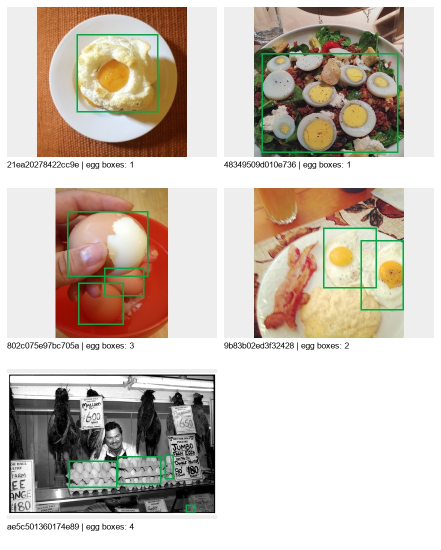
#> input picture ml/data/egg_inspection_contact_sheet.jpg, 882 x 1100 px (shown at 1/2 size)
$ python -i segmentation.py   (imports and definitions only)
#> lines starting #> are read from the running program, lines starting #| are printed output that depends on the picture; after the words box and inside, x2 and y2 are one past the last pixel; in counts of white or black regions, pixels touching at a corner belong together
#> further down, picture is the input picture: shape (1100, 882, 3); mean B, G, R 181.5, 192.5, 202.8
"""Egg Segmentation Module for Candling and Exterior Images.

Extracts pixel-level binary egg mask, suppresses cast shadows and background
glare, validates mask morphometry, and computes geometric features including
area, axes, centroid, aspect ratio, solidity, perimeter, and major-axis orientation.
"""

from dataclasses import dataclass

import cv2
import numpy as np


@dataclass
class EggGeometry:
    """Morphometric measurements of the segmented candidate egg."""
    area: float
    width: float
    height: float
    aspect_ratio: float
    centroid_x: float
    centroid_y: float
    orientation_deg: float  # Angle of major axis relative to vertical (0 = vertical)
    fitted_ellipse_center: tuple[float, float] | None = None
    fitted_ellipse_axes: tuple[float, float] | None = None
    solidity: float = 1.0
    perimeter: float = 0.0
    eccentricity: float = 0.0
    segmentation_status: str = "VALID_CANDIDATE"


@dataclass
class SegmentationResult:
    """Output containing pixel mask, contour, and geometry."""
    mask: np.ndarray  # Binary mask (uint8 0 or 255)
    contour: np.ndarray
    geometry: EggGeometry
    success: bool
    status: str = "VALID_CANDIDATE"  # VALID_CANDIDATE, SEGMENTATION_UNCERTAIN, NO_SUBJECT
    confidence_score: float | None = None
    error: str | None = None


class EggSegmenter:
    """Extracts precise pixel-level egg mask and morphometric attributes."""

    def __init__(self, min_solidity: float = 0.82, max_aspect_ratio: float = 2.4):
        self.min_solidity = min_solidity
        self.max_aspect_ratio = max_aspect_ratio

    # [94 lines left out: function _suppress_shadows_and_glare, not called in this run]

    def segment(self, image_bgr: np.ndarray, contour_hint: np.ndarray | None = None) -> SegmentationResult:
        """Segment intact egg and compute geometric characteristics with validation."""
        if image_bgr is None or image_bgr.size == 0:
            empty_mask = np.zeros((1, 1), dtype=np.uint8)
            return SegmentationResult(
                mask=empty_mask,
                contour=np.array([]),
                geometry=EggGeometry(0, 0, 0, 0, 0, 0, 0, segmentation_status="NO_SUBJECT"),
                success=False,
                status="NO_SUBJECT",
                error="Empty image passed for segmentation."
            )

        h, w = image_bgr.shape[:2]
#> h = 1100; w = 882
        raw_mask = np.zeros((h, w), dtype=np.uint8)

        if contour_hint is not None and len(contour_hint) >= 5:
            cnt = contour_hint
            cv2.drawContours(raw_mask, [cnt], -1, 255, thickness=cv2.FILLED)
            # Refine mask to eliminate attached shadows or background glare
            refined_mask = self._suppress_shadows_and_glare(image_bgr, raw_mask, cnt)
            contours, _ = cv2.findContours(refined_mask, cv2.RETR_EXTERNAL, cv2.CHAIN_APPROX_SIMPLE)
            if contours:
                cnt = max(contours, key=cv2.contourArea)
                mask = np.zeros((h, w), dtype=np.uint8)
                cv2.drawContours(mask, [cnt], -1, 255, thickness=cv2.FILLED)
            else:
                mask = raw_mask
        else:
            # Re-extract contour via color thresholding
            gray = cv2.cvtColor(image_bgr, cv2.COLOR_BGR2GRAY)
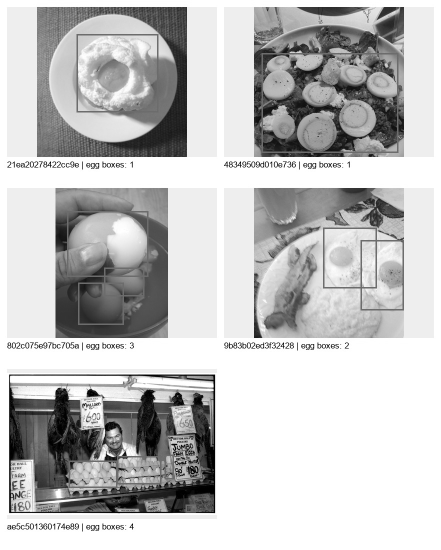
#> gray: shape (1100, 882) (shown at 1/2 size); min 0, max 255, mean 194.4
            blurred = cv2.GaussianBlur(gray, (9, 9), 0)
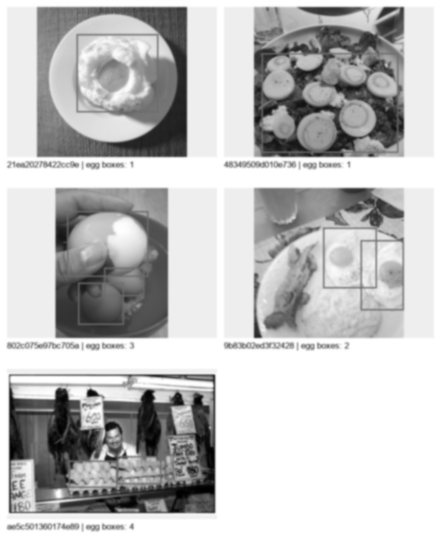
#> blurred: shape (1100, 882) (shown at 1/2 size); min 0, max 255, mean 194.4
            _, thresh = cv2.threshold(blurred, 0, 255, cv2.THRESH_BINARY + cv2.THRESH_OTSU)
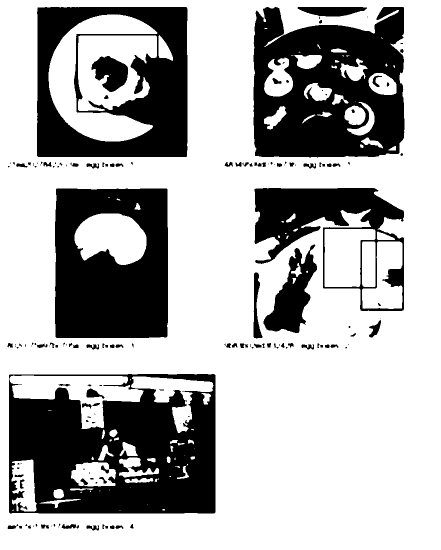
#> thresh: shape (1100, 882) (shown at 1/2 size); 68.7% white; 163 black regions (74 under 20 px), largest, box (x1, y1, x2, y2) and area: (18, 748, 431, 1027) 82708, (507, 14, 809, 315) 66156, (110, 377, 336, 676) 55960
            kernel = cv2.getStructuringElement(cv2.MORPH_ELLIPSE, (11, 11))
            cleaned = cv2.morphologyEx(thresh, cv2.MORPH_CLOSE, kernel, iterations=2)
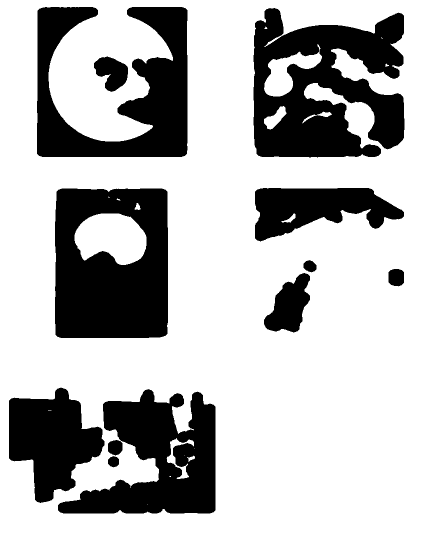
#> cleaned: shape (1100, 882) (shown at 1/2 size); 72.8% white; 12 black regions, largest, box (x1, y1, x2, y2) and area: (507, 16, 809, 315) 60476, (110, 377, 336, 676) 55706, (74, 14, 375, 314) 47135
            contours, _ = cv2.findContours(cleaned, cv2.RETR_EXTERNAL, cv2.CHAIN_APPROX_SIMPLE)
#> contours = [[[0, 0], [0, 1099], [881, 1099], [881, 0]]]
            if not contours:
                return SegmentationResult(
                    mask=raw_mask,
                    contour=np.array([]),
                    geometry=EggGeometry(0, 0, 0, 0, 0, 0, 0, segmentation_status="NO_SUBJECT"),
                    success=False,
                    status="NO_SUBJECT",
                    error="Unable to extract egg contour."
                )
            cnt = max(contours, key=cv2.contourArea)
#> cnt = [[0, 0], [0, 1099], [881, 1099], [881, 0]]
            mask = np.zeros((h, w), dtype=np.uint8)
            cv2.drawContours(mask, [cnt], -1, 255, thickness=cv2.FILLED)
#> mask: shape (1100, 882); every value is 255

        # Compute Moments for centroid
        M = cv2.moments(cnt)
#> M = moments, m00 968219, centre m10/m00, m01/m00 = (440.5, 549.5)
        if M["m00"] > 0:
            cx = float(M["m10"] / M["m00"])
#> cx = 440.5
            cy = float(M["m01"] / M["m00"])
#> cy = 549.5
        else:
            cx, cy = float(w / 2), float(h / 2)

        area = float(cv2.contourArea(cnt))
#> area = 968219
        perimeter = float(cv2.arcLength(cnt, True))
#> perimeter = 3960
        _x, _y, bw, bh = cv2.boundingRect(cnt)
#> bw = 882; bh = 1100

        # Solidity: contour area / convex hull area
        hull = cv2.convexHull(cnt)
#> hull = [[881, 0], [881, 1099], [0, 1099], [0, 0]]
        hull_area = float(cv2.contourArea(hull))
#> hull_area = 968219
        solidity = float(area / max(1.0, hull_area))
#> solidity = 1

        # Fit ellipse for orientation and fine axes (requires >= 5 points)
        eccentricity = 0.0
        if len(cnt) >= 5:
            try:
                ellipse = cv2.fitEllipse(cnt)
                (ecx, ecy), (d1, d2), angle = ellipse
                major_axis = max(d1, d2)
                minor_axis = max(1.0, min(d1, d2))
                aspect_ratio = float(major_axis / minor_axis)
                orientation_deg = float(angle if d2 >= d1 else (angle + 90) % 180)
                ellipse_center = (round(float(ecx), 2), round(float(ecy), 2))
                ellipse_axes = (round(float(major_axis), 2), round(float(minor_axis), 2))
                eccentricity = float(np.sqrt(max(0.0, 1.0 - (minor_axis / max(1.0, major_axis)) ** 2)))
            except cv2.error:
                major_axis = float(max(bw, bh))
                minor_axis = float(max(1, min(bw, bh)))
                aspect_ratio = float(major_axis / minor_axis)
                orientation_deg = 0.0
                ellipse_center = (cx, cy)
                ellipse_axes = (major_axis, minor_axis)
        else:
            major_axis = float(max(bw, bh))
#> major_axis = 1100
            minor_axis = float(max(1, min(bw, bh)))
#> minor_axis = 882
            aspect_ratio = float(major_axis / minor_axis)
#> aspect_ratio = 1.25
            orientation_deg = 0.0
            ellipse_center = (cx, cy)
#> ellipse_center = (440.5, 549.5)
            ellipse_axes = (major_axis, minor_axis)
#> ellipse_axes = (1100, 882)

        # Mask Quality Validation:
        # 1. Solidity must be >= 0.82 (smooth convex egg outline)
        # 2. Aspect ratio must be within organic limits [1.05, 2.4]
        # 3. Sufficient pixel area (> 3,000 px)
        # 4. Extent (area / bbox area) between 0.60 and 0.88 (ellipse extent is pi/4 = 0.785)
        extent = area / max(1.0, float(bw * bh))
#> extent = 0.998
        is_valid = (
            (solidity >= self.min_solidity)
            and (1.05 <= aspect_ratio <= self.max_aspect_ratio)
            and (area >= 3000.0)
            and (0.55 <= extent <= 0.90)
        )
#> is_valid = False
        status = "VALID_CANDIDATE" if is_valid else "SEGMENTATION_UNCERTAIN"
#> status = 'SEGMENTATION_UNCERTAIN'

        geometry = EggGeometry(
            area=round(area, 1),
            width=round(float(bw), 1),
            height=round(float(bh), 1),
            aspect_ratio=round(aspect_ratio, 3),
            centroid_x=round(cx, 1),
            centroid_y=round(cy, 1),
            orientation_deg=round(orientation_deg, 2),
            fitted_ellipse_center=ellipse_center,
            fitted_ellipse_axes=ellipse_axes,
            solidity=round(solidity, 3),
            perimeter=round(perimeter, 1),
            eccentricity=round(eccentricity, 3),
            segmentation_status=status,
        )

        return SegmentationResult(
            mask=mask,
            contour=cnt,
            geometry=geometry,
            success=True,
            status=status,
            confidence_score=round(solidity, 2) if is_valid else 0.5,
        )

>>> import cv2
>>> picture = cv2.imread('../data/egg_inspection_contact_sheet.jpg')
>>> result = EggSegmenter().segment(picture)
